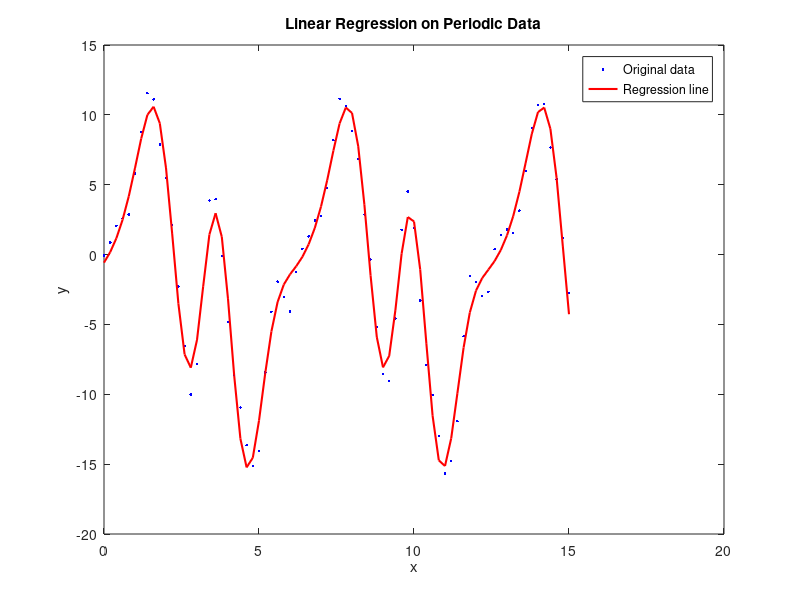

This chart was generated by the following MATLAB code:
% Generate some periodic data
load("exercise_1_data.mat")
y = Y';
x = linspace(0,15,length(y));
% Define the maximum degree of the polynomial
n = 5;

% Create the design matrix
X = ones(length(x), 2*n+1);
for i = 1:n
    X(:, 2*i) = sin(i*x);
    X(:, 2*i+1) = cos(i*x);
end

% Perform linear regression
beta = (X' * X) \ (X' * y);

% Predict the values
y_pred = X * beta;

% Plot the original data and the regression line
plot(x, y, 'b.', x, y_pred, 'r-', 'LineWidth', 1.5);
xlabel('x');
ylabel('y');
legend('Original data', 'Regression line');
title('Linear Regression on Periodic Data');
